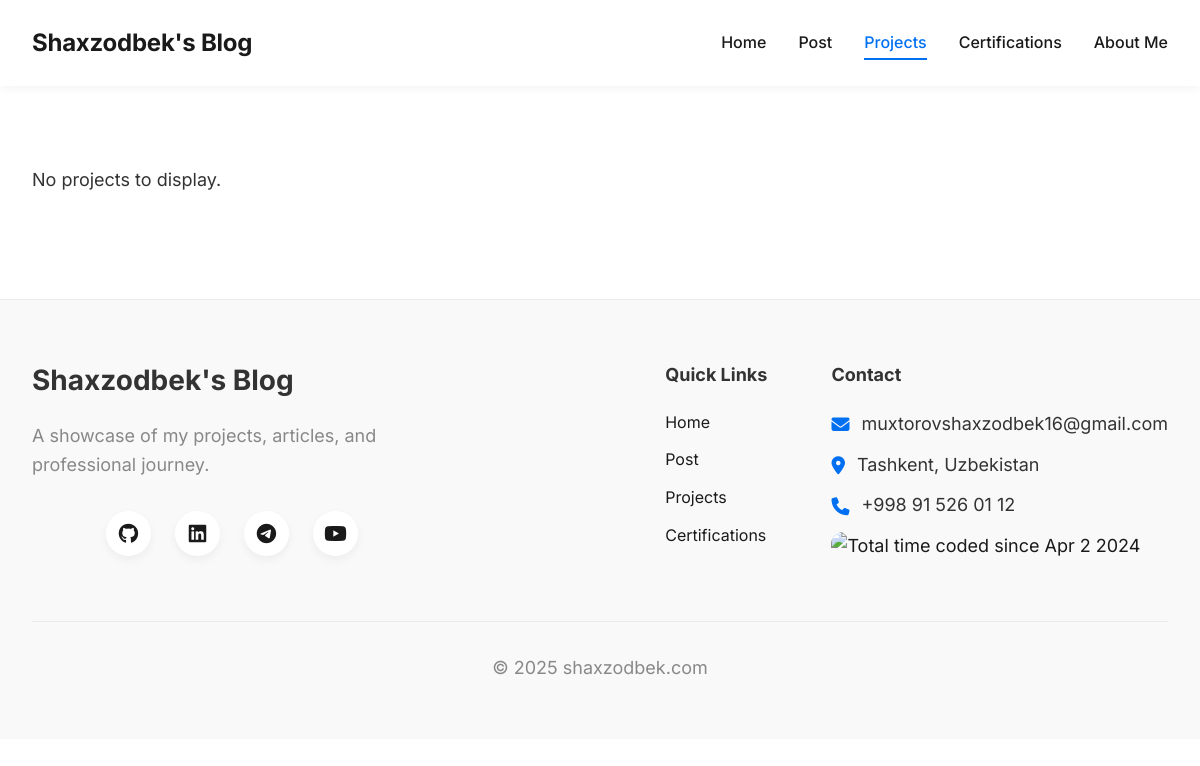
The page /projects/ on the database as committed earlier.
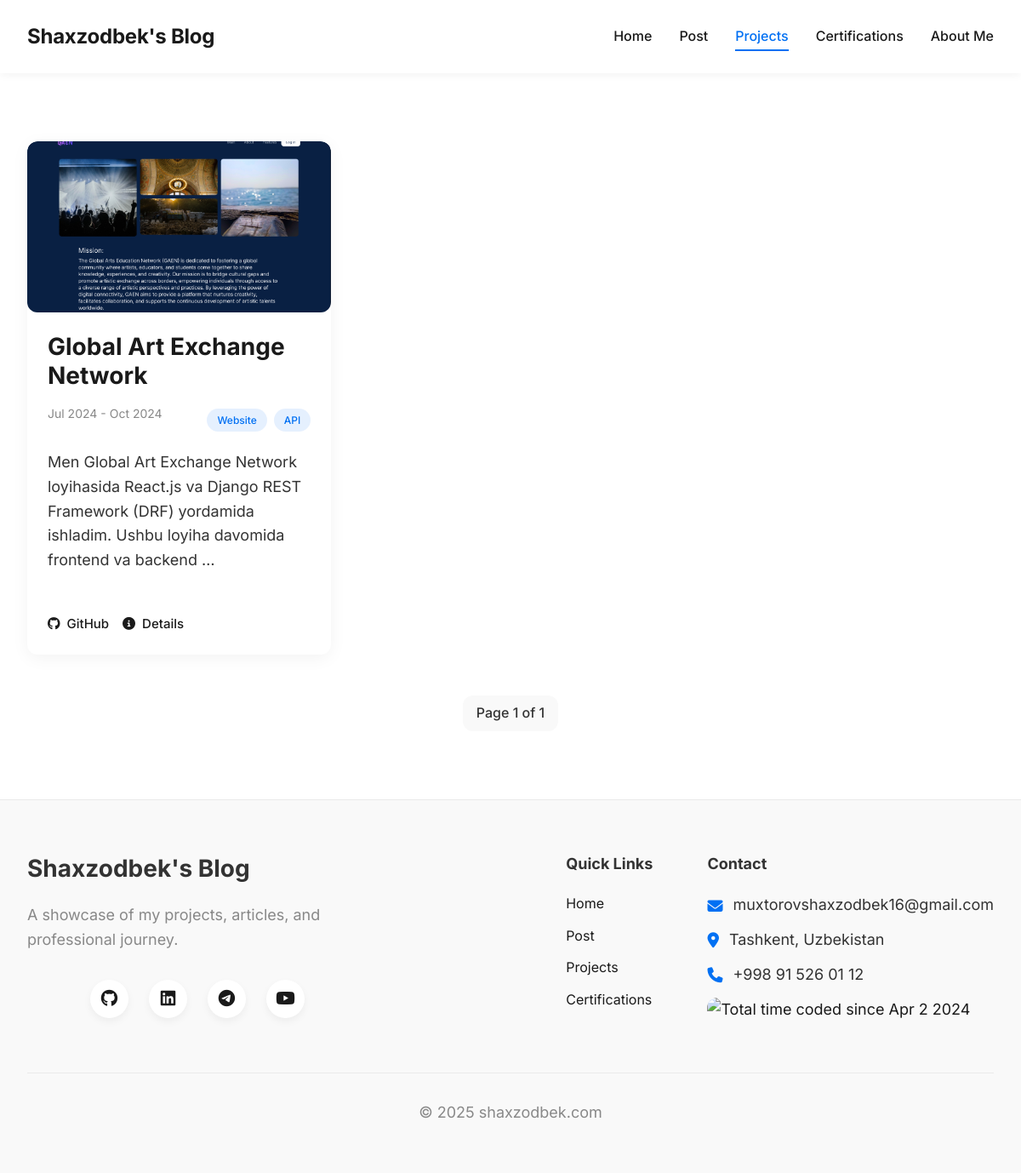
The same page on the database as committed later.
### blog/models.py (models this page shows, shortened)
class Project(models.Model):
    name = models.CharField(max_length=100, unique=True)
    slug = models.SlugField(max_length=100, unique=True, blank=True)
    description = models.TextField(null=True, blank=True)
    image = models.ImageField(upload_to="blog/projects/%Y/%m/%d", null=True, blank=True)
    programming_languages = models.ManyToManyField(ProgrammingLanguage)
    link_to_project = models.URLField(null=True, blank=True)
    github_link = models.URLField(null=True, blank=True)
    started_from = models.DateTimeField()
    ended_at = models.DateTimeField()
    type = models.ManyToManyField(Type)
    class Meta:
        ordering = ["-started_from"]
        db_table = "projects"

class Type(models.Model):
    name = models.CharField(max_length=100)
    slug = models.SlugField(max_length=100, unique=True, blank=True)
    class Meta:
        ordering = ["id"]
        db_table = "types"

### blog/views.py (the view)
# urls.py: path("projects/", projects, name="projects"),
@cache_page(60)
def projects(request):
    return paginated_view(
        request, Project, "blog/projects.html", order_by="-started_from"
    )

### blog/views.py (called while the page is built)
def paginated_view(request, model: Any, template, order_by="-id", per_page=6):
    object_list = model.objects.all().order_by(order_by)
    paginator = Paginator(object_list, per_page)
    page_obj = paginator.get_page(request.GET.get("page", 1))
    return render(request, template, {"page_obj": page_obj})

### templates/blog/projects.html (shortened to what this page needs)
{% extends "base.html" %}
{% block content %}
    <section class="projects">
        <div class="container">
            <div class="project-grid">
                {% for project in page_obj %}
                    <div class="project-card">
                        {% if project.image %}
                            <div class="project-image">
                                <img src="{{ project.image.url }}" alt="{{ project.name }}">
                            </div>
                        {% endif %}
                        <div class="project-content">
                            <h3><a href="{% url 'blog:project_detail' project.slug %}">{{ project.name }}</a></h3>
                            <div class="project-meta">
                                <span class="project-date">{{ project.started_from|date:"M Y" }} - {{ project.ended_at|date:"M Y" }}</span>
                                <div class="project-types">
                                    {% for type in project.type.all %}
                                        <span class="type-badge">{{ type.name }}</span>
                                    {% endfor %}
                                </div>
                            </div>
                            <p>{{ project.description|truncatewords:20 }}</p>
                            <div class="project-links">
                                {% if project.github_link %}
                                    <a href="{{ project.github_link }}" class="github-link" target="_blank"><i class="fab fa-github"></i> GitHub</a>
                                {% endif %}
                                <a href="{% url 'blog:project_detail' project.slug %}" class="details-link"><i class="fas fa-info-circle"></i> Details</a>
                            </div>
                        </div>
                    </div>
                {% empty %}
                    <p>No projects to display.</p>
                {% endfor %}
            </div>
        </div>
        {% if page_obj %}
            {% include 'parts/pagination.html' %}
        {% endif %}
    </section>
{% endblock %}

Rows that differ between the two databases and show on the page:
added Project: image (picture), name "Global Art Exchange Network", started_from "Jul 2024", ended_at "Oct 2024", description "Men Global Art Exchange Network loyihasida React.js va Django REST Framework (DRF) yordamida ishladim. Ushbu loyiha davomida frontend va backend …"
added Type: name "Website"
added Type: name "API"
Other text that changed with them:
{{ page_obj.number }}: (not shown) → "1"
{{ page_obj.paginator.num_pages }}: (not shown) → "1"
text no longer shown: "No projects to display."
text now shown: "Page of"
